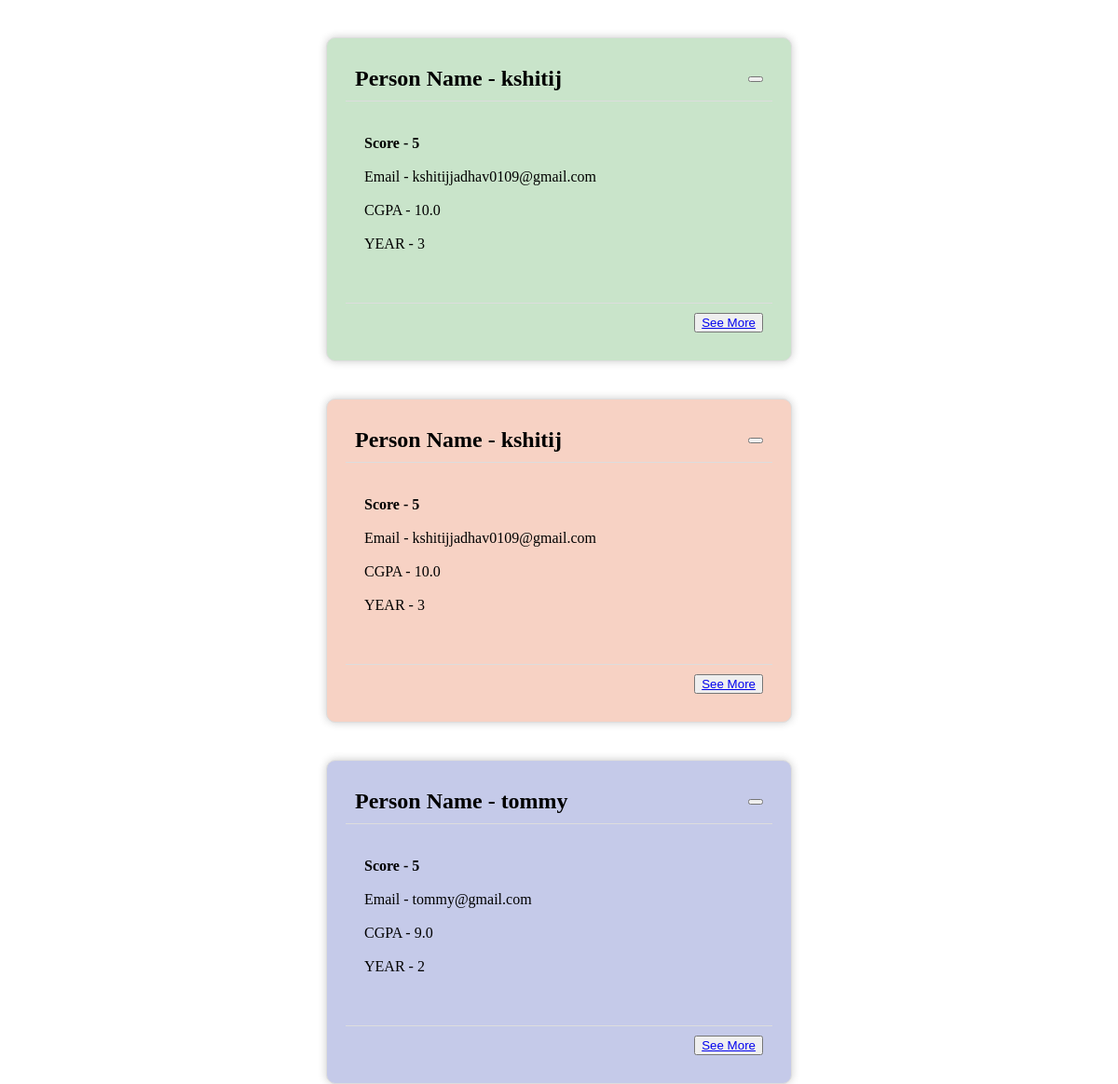
The page /pylist/ on the database its author committed.
### hire/models.py (models this page shows, shortened)
class Pyresume(models.Model):
    user = models.ForeignKey(User, on_delete=models.CASCADE)
    Name = models.CharField(max_length=240)
    doc = models.FileField(upload_to='resumes/', blank=True, null=True)
    year =  models.IntegerField(default=1, validators=[MinValueValidator(1), MaxValueValidator(4)])
    email = models.EmailField(null=True)
    CGPA = models.FloatField(default=7,validators=[MinValueValidator(0), MaxValueValidator(10)])
    score = models.IntegerField(default=0)

### hire/views.py (the view)
# urls.py: path('pylist/', views.pylist, name='pylist'),
def pylist(request):
    queues = Pyresume.objects.all().order_by('-score', '-CGPA')
    return render(request, 'pylist.html', {'queues': queues})

### hire/templates/pylist.html (shortened to what this page needs)
<!DOCTYPE html>
<html lang="en">
<head>
</head>
<body>
    {% for session in queues %}
    <div class="modal" tabindex="-1">
        <div class="modal-dialog">
          <div class="modal-content">
            <div class="modal-header">
              <h5 class="modal-title">Person Name - {{session.Name}}</h5>
              <button type="button" class="btn-close" data-bs-dismiss="modal" aria-label="Close"></button>
            </div>
            <div class="modal-body">
              <p style="font-style:bold; text-size: 5px ">
                      <b> Score - {{session.score}} </b> <br> <br>
                       Email - {{session.email}} <br> <br>
                      CGPA - {{session.CGPA}} <br> <br>
                       YEAR - {{session.year}} <br> <br>
            </p>
            </div>
            <div class="modal-footer">
              <button type="button" class="btn btn-primary">
                <a href="{% url 'view_resume2' session.id %}">See More</a>
            </button>
            </div>
          </div>
        </div>
      </div>
    {% endfor %}
</body>
</html>

### hire/templates/pylist.html (style rules this page uses)
body, html { margin: 0; padding: 0; font-family: "times new roman"; height: 100%; }
.modal-dialog { max-width: 500px; margin: 40px auto; }
.modal-content { padding: 20px; border: 1px solid #ddd; border-radius: 10px; box-shadow: 0 0 10px rgba(0, 0, 0, 0.2); }
.modal-header { display: flex; justify-content: space-between; align-items: center; padding: 10px; border-bottom: 1px solid #ddd; }
.modal-title { font-size: 24px; font-weight: bold; margin: 0; }
.modal-body { padding: 20px; }
.modal-footer { display: flex; justify-content: flex-end; padding: 10px; border-top: 1px solid #ddd; }
.btn-close { font-size: 24px; font-weight: bold; color: #333; text-decoration: none; transition: color 0.3s ease; }
.modal .modal-content { background-color: #c9e4ca; }
.modal:nth-child(2n) .modal-content { background-color: #f7d2c4; }
.modal:nth-child(3n) .modal-content { background-color: #c5cae9; }

### rows shown on the page
Pyresume: Name "kshitij", score "5", email "kshitijjadhav0109@gmail.com", CGPA "10.0", year "3"
Pyresume: Name "kshitij", score "5", email "kshitijjadhav0109@gmail.com", CGPA "10.0", year "3"
Pyresume: Name "tommy", score "5", email "tommy@gmail.com", CGPA "9.0", year "2"
